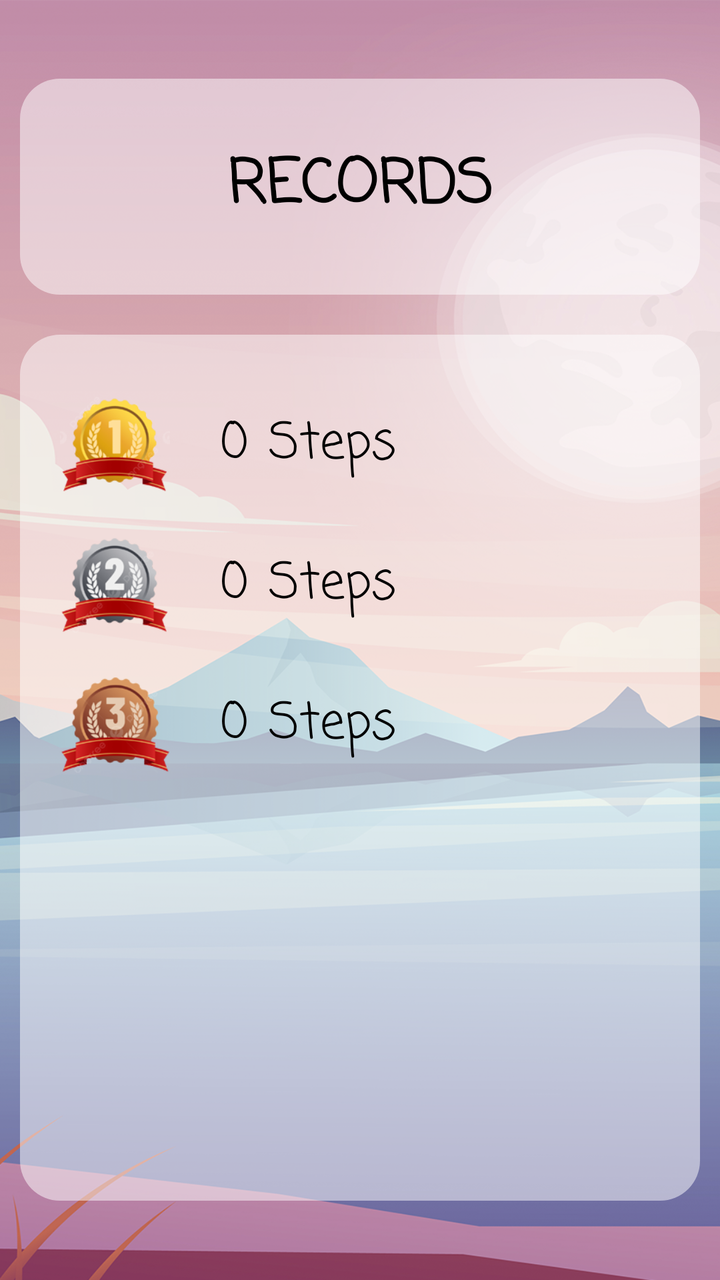
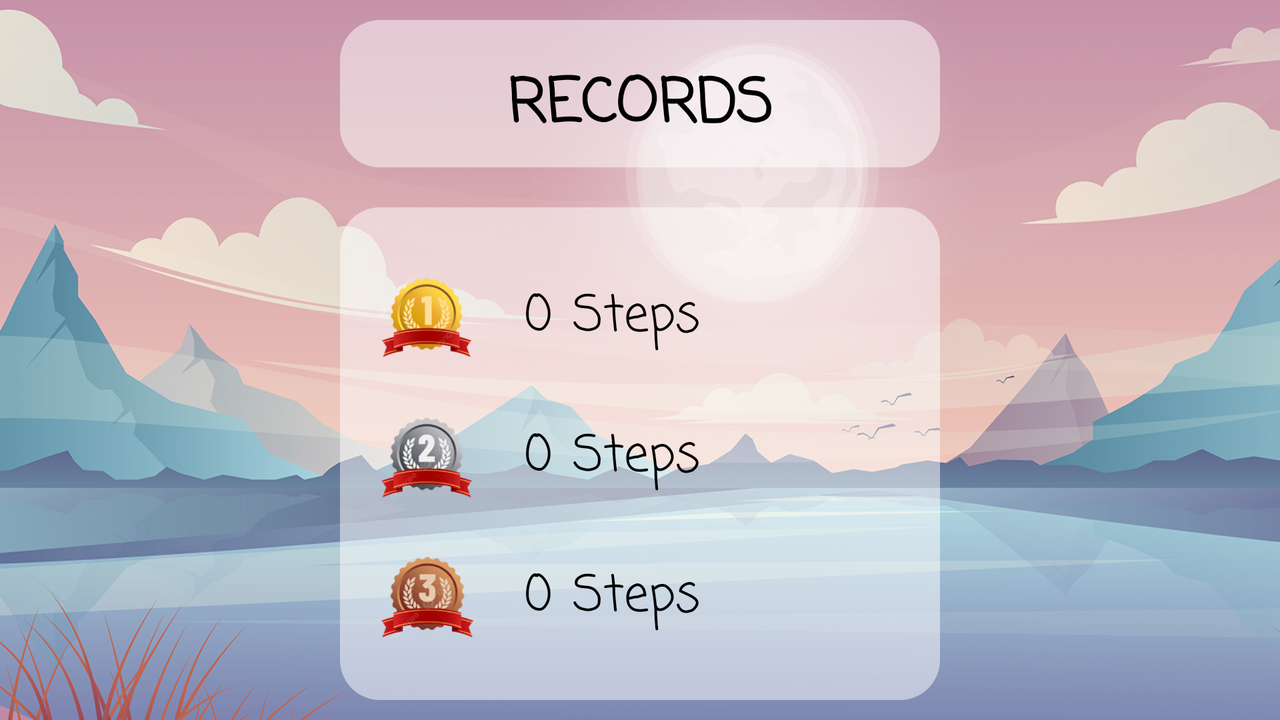

First picture: res/layout/ on a phone held upright. Second picture: the repository's own variant of that layout, on a device whose configuration matches the variant's folder. Source for both follows.
<!-- AndroidManifest.xml: application theme Theme.MyPuzzle15 -->
<!-- res/layout/activity_records.xml -->
<?xml version="1.0" encoding="utf-8"?>
<LinearLayout xmlns:android="http://schemas.android.com/apk/res/android"
    xmlns:tools="http://schemas.android.com/tools"
    android:layout_width="match_parent"
    android:layout_height="match_parent"
    android:background="@drawable/bg_game_window"
    android:gravity="center"
    tools:context=".RecordsActivity">

    <LinearLayout
        android:layout_width="360dp"
        android:layout_height="581dp"
        android:layout_gravity="center"
        android:orientation="vertical"
        android:weightSum="5">

        <LinearLayout
            android:layout_width="match_parent"
            android:layout_height="0dp"
            android:layout_margin="10dp"
            android:layout_weight="1"
            android:background="@drawable/grid_style"
            android:gravity="center">

            <TextView
                android:layout_width="wrap_content"
                android:layout_height="wrap_content"
                android:layout_gravity="center"
                android:fontFamily="casual"
                android:text="RECORDS"
                android:textColor="@color/black"
                android:textSize="30sp"
                android:textStyle="bold" />

        </LinearLayout>

        <LinearLayout
            android:layout_width="match_parent"
            android:layout_height="0dp"
            android:layout_margin="10dp"
            android:layout_weight="4"
            android:background="@drawable/grid_style"
            android:orientation="vertical">

            <LinearLayout
                android:layout_width="match_parent"
                android:layout_height="70dp">

                <LinearLayout
                    android:layout_width="0dp"
                    android:layout_height="match_parent"
                    android:layout_marginEnd="25dp"
                    android:layout_weight="1">

                    <ImageView
                        android:layout_width="match_parent"
                        android:layout_height="match_parent"
                        android:src="@drawable/ic_first_place" />

                </LinearLayout>

                <LinearLayout
                    android:layout_width="0dp"
                    android:layout_height="match_parent"
                    android:layout_weight="4">

                    <TextView
                        android:id="@+id/firstPlace"
                        android:layout_width="wrap_content"
                        android:layout_height="wrap_content"
                        android:layout_gravity="center"
                        android:fontFamily="casual"
                        android:text="0"
                        android:textColor="@color/black"
                        android:textSize="25sp" />

                    <Space
                        android:layout_width="10dp"
                        android:layout_height="match_parent" />

                    <TextView
                        android:layout_width="wrap_content"
                        android:layout_height="wrap_content"
                        android:layout_gravity="center"
                        android:fontFamily="casual"
                        android:text="Steps"
                        android:textColor="@color/black"
                        android:textSize="25sp" />

                </LinearLayout>

            </LinearLayout>

            <LinearLayout
                android:layout_width="match_parent"
                android:layout_height="70dp">

                <LinearLayout
                    android:layout_width="0dp"
                    android:layout_height="match_parent"
                    android:layout_marginEnd="25dp"
                    android:layout_weight="1">

                    <ImageView
                        android:layout_width="match_parent"
                        android:layout_height="match_parent"
                        android:src="@drawable/ic_second_place" />

                </LinearLayout>

                <LinearLayout
                    android:layout_width="0dp"
                    android:layout_height="match_parent"
                    android:layout_weight="4">

                    <TextView
                        android:id="@+id/secondPlace"
                        android:layout_width="wrap_content"
                        android:layout_height="wrap_content"
                        android:layout_gravity="center"
                        android:fontFamily="casual"
                        android:text="0"
                        android:textColor="@color/black"
                        android:textSize="25sp" />

                    <Space
                        android:layout_width="10dp"
                        android:layout_height="match_parent" />

                    <TextView
                        android:layout_width="wrap_content"
                        android:layout_height="wrap_content"
                        android:layout_gravity="center"
                        android:fontFamily="casual"
                        android:text="Steps"
                        android:textColor="@color/black"
                        android:textSize="25sp" />

                </LinearLayout>

            </LinearLayout>

            <LinearLayout
                android:layout_width="match_parent"
                android:layout_height="70dp">

                <LinearLayout
                    android:layout_width="0dp"
                    android:layout_height="match_parent"
                    android:layout_marginEnd="25dp"
                    android:layout_weight="1">

                    <ImageView
                        android:layout_width="match_parent"
                        android:layout_height="match_parent"
                        android:src="@drawable/ic_third_place" />

                </LinearLayout>

                <LinearLayout
                    android:layout_width="0dp"
                    android:layout_height="match_parent"
                    android:layout_weight="4">

                    <TextView
                        android:id="@+id/thirdPlace"
                        android:layout_width="wrap_content"
                        android:layout_height="wrap_content"
                        android:layout_gravity="center"
                        android:fontFamily="casual"
                        android:text="0"
                        android:textColor="@color/black"
                        android:textSize="25sp" />

                    <Space
                        android:layout_width="10dp"
                        android:layout_height="match_parent" />

                    <TextView
                        android:layout_width="wrap_content"
                        android:layout_height="wrap_content"
                        android:layout_gravity="center"
                        android:fontFamily="casual"
                        android:text="Steps"
                        android:textColor="@color/black"
                        android:textSize="25sp" />

                </LinearLayout>

            </LinearLayout>

        </LinearLayout>

    </LinearLayout>

</LinearLayout>
<!-- resources referenced by this layout -->
<resources>
  <color name="black">#FF000000</color>
  <!-- drawable bg_game_window: png bitmap (drawable, 800995 bytes) -->
  <!-- drawable grid_style (drawable) -->
  <?xml version="1.0" encoding="utf-8"?>
  <selector xmlns:android="http://schemas.android.com/apk/res/android">
      <item>
          <shape>
              <solid android:color="#80FFFFFF" />
              <corners android:radius="20dp" />
              <padding android:bottom="20dp" android:left="20dp" android:right="20dp" android:top="20dp" />
          </shape>
      </item>
  </selector>
  <!-- drawable ic_first_place: png bitmap (drawable, 20409 bytes) -->
  <!-- drawable ic_second_place: png bitmap (drawable, 20862 bytes) -->
  <!-- drawable ic_third_place: png bitmap (drawable, 21546 bytes) -->
  <style name="Theme.MyPuzzle15" parent="Theme.MaterialComponents.DayNight.NoActionBar">
          
          <item name="colorPrimary">@color/purple_500</item>
          <item name="colorPrimaryVariant">@color/purple_700</item>
          <item name="colorOnPrimary">@color/white</item>
          
          <item name="colorSecondary">@color/teal_200</item>
          <item name="colorSecondaryVariant">@color/teal_700</item>
          <item name="colorOnSecondary">@color/black</item>
          
          <item name="android:statusBarColor">#D38EA9</item>
          
      </style>
  <color name="purple_500">#FF6200EE</color>
  <color name="purple_700">#FF3700B3</color>
  <color name="white">#FFFFFFFF</color>
  <color name="teal_200">#FF03DAC5</color>
  <color name="teal_700">#FF018786</color>
</resources>
<!-- res/layout-land/activity_records.xml (the repository's variant of the layout above) -->
<!-- drawn on the phone turned sideways -->
<?xml version="1.0" encoding="utf-8"?>
<LinearLayout xmlns:android="http://schemas.android.com/apk/res/android"
    android:layout_width="match_parent"
    android:layout_height="match_parent"
    android:background="@drawable/bg_game_window_land"
    android:gravity="center"
    android:orientation="vertical">

    <LinearLayout
        android:layout_width="300dp"
        android:layout_height="0dp"
        android:layout_margin="10dp"
        android:layout_weight="3"
        android:background="@drawable/grid_style"
        android:gravity="center">

        <TextView
            android:layout_width="wrap_content"
            android:layout_height="wrap_content"
            android:layout_gravity="center"
            android:fontFamily="casual"
            android:text="RECORDS"
            android:textColor="@color/black"
            android:textSize="30sp"
            android:textStyle="bold" />

    </LinearLayout>

    <LinearLayout
        android:layout_width="300dp"
        android:layout_height="0dp"
        android:layout_gravity="center"
        android:layout_margin="10dp"
        android:layout_weight="10"
        android:background="@drawable/grid_style"
        android:orientation="vertical">

        <LinearLayout
            android:layout_width="match_parent"
            android:layout_height="70dp">

            <LinearLayout
                android:layout_width="0dp"
                android:layout_height="match_parent"
                android:layout_marginEnd="25dp"
                android:layout_weight="1">

                <ImageView
                    android:layout_width="match_parent"
                    android:layout_height="match_parent"
                    android:src="@drawable/ic_first_place" />

            </LinearLayout>

            <LinearLayout
                android:layout_width="0dp"
                android:layout_height="match_parent"
                android:layout_weight="4">

                <TextView
                    android:id="@+id/firstPlace"
                    android:layout_width="wrap_content"
                    android:layout_height="wrap_content"
                    android:layout_gravity="center"
                    android:fontFamily="casual"
                    android:text="0"
                    android:textColor="@color/black"
                    android:textSize="25sp" />

                <Space
                    android:layout_width="10dp"
                    android:layout_height="match_parent" />

                <TextView
                    android:layout_width="wrap_content"
                    android:layout_height="wrap_content"
                    android:layout_gravity="center"
                    android:fontFamily="casual"
                    android:text="Steps"
                    android:textColor="@color/black"
                    android:textSize="25sp" />

            </LinearLayout>

        </LinearLayout>

        <LinearLayout
            android:layout_width="match_parent"
            android:layout_height="70dp">

            <LinearLayout
                android:layout_width="0dp"
                android:layout_height="match_parent"
                android:layout_marginEnd="25dp"
                android:layout_weight="1">

                <ImageView
                    android:layout_width="match_parent"
                    android:layout_height="match_parent"
                    android:src="@drawable/ic_second_place" />

            </LinearLayout>

            <LinearLayout
                android:layout_width="0dp"
                android:layout_height="match_parent"
                android:layout_weight="4">

                <TextView
                    android:id="@+id/secondPlace"
                    android:layout_width="wrap_content"
                    android:layout_height="wrap_content"
                    android:layout_gravity="center"
                    android:fontFamily="casual"
                    android:text="0"
                    android:textColor="@color/black"
                    android:textSize="25sp" />

                <Space
                    android:layout_width="10dp"
                    android:layout_height="match_parent" />

                <TextView
                    android:layout_width="wrap_content"
                    android:layout_height="wrap_content"
                    android:layout_gravity="center"
                    android:fontFamily="casual"
                    android:text="Steps"
                    android:textColor="@color/black"
                    android:textSize="25sp" />

            </LinearLayout>

        </LinearLayout>

        <LinearLayout
            android:layout_width="match_parent"
            android:layout_height="70dp">

            <LinearLayout
                android:layout_width="0dp"
                android:layout_height="match_parent"
                android:layout_marginEnd="25dp"
                android:layout_weight="1">

                <ImageView
                    android:layout_width="match_parent"
                    android:layout_height="match_parent"
                    android:src="@drawable/ic_third_place" />

            </LinearLayout>

            <LinearLayout
                android:layout_width="0dp"
                android:layout_height="match_parent"
                android:layout_weight="4">

                <TextView
                    android:id="@+id/thirdPlace"
                    android:layout_width="wrap_content"
                    android:layout_height="wrap_content"
                    android:layout_gravity="center"
                    android:fontFamily="casual"
                    android:text="0"
                    android:textColor="@color/black"
                    android:textSize="25sp" />

                <Space
                    android:layout_width="10dp"
                    android:layout_height="match_parent" />

                <TextView
                    android:layout_width="wrap_content"
                    android:layout_height="wrap_content"
                    android:layout_gravity="center"
                    android:fontFamily="casual"
                    android:text="Steps"
                    android:textColor="@color/black"
                    android:textSize="25sp" />

            </LinearLayout>

        </LinearLayout>

    </LinearLayout>

</LinearLayout>
<!-- resources referenced by the variant -->
<!-- as the phone turned sideways resolves them -->
<resources>
  <color name="black">#FF000000</color>
  <!-- drawable bg_game_window_land: png bitmap (drawable, 842533 bytes) -->
  <!-- drawable grid_style (drawable) -->
  <?xml version="1.0" encoding="utf-8"?>
  <selector xmlns:android="http://schemas.android.com/apk/res/android">
      <item>
          <shape>
              <solid android:color="#80FFFFFF" />
              <corners android:radius="20dp" />
              <padding android:bottom="20dp" android:left="20dp" android:right="20dp" android:top="20dp" />
          </shape>
      </item>
  </selector>
  <!-- drawable ic_first_place: png bitmap (drawable, 20409 bytes) -->
  <!-- drawable ic_second_place: png bitmap (drawable, 20862 bytes) -->
  <!-- drawable ic_third_place: png bitmap (drawable, 21546 bytes) -->
  <style name="Theme.MyPuzzle15" parent="Theme.MaterialComponents.DayNight.NoActionBar">
          
          <item name="colorPrimary">@color/purple_500</item>
          <item name="colorPrimaryVariant">@color/purple_700</item>
          <item name="colorOnPrimary">@color/white</item>
          
          <item name="colorSecondary">@color/teal_200</item>
          <item name="colorSecondaryVariant">@color/teal_700</item>
          <item name="colorOnSecondary">@color/black</item>
          
          <item name="android:statusBarColor">#D38EA9</item>
          
      </style>
  <color name="purple_500">#FF6200EE</color>
  <color name="purple_700">#FF3700B3</color>
  <color name="white">#FFFFFFFF</color>
  <color name="teal_200">#FF03DAC5</color>
  <color name="teal_700">#FF018786</color>
</resources>
